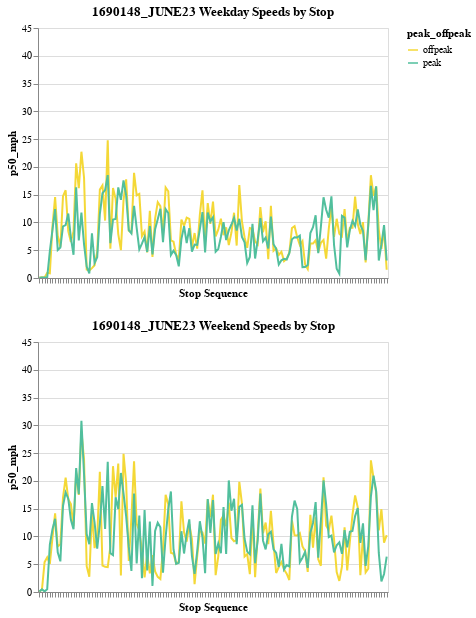

The notebook cell saved with this chart:
### Code cell
chart_by_time_bin(
    test, 
    "p50_mph",
    test_shapes[0]
)

### Figure 1 — Vega-Lite specification as saved in the notebook (floating-point values rounded to 4 significant figures; data arrays with more than 128 entries replaced by an {"elided": "..."} marker saying what was removed)
{"config": {"view": {"continuousWidth": 300, "continuousHeight": 300}}, "vconcat": [{"data": {"name": "data-961ad3a383c7bb3ea6b1ed9c89a2bb25"}, "mark": {"type": "line"}, "encoding": {"color": {"field": "peak_offpeak", "scale": {"range": ["#F4D837", "#51BF9D", "#8CBCCB", "#9487C0"]}, "type": "nominal"}, "tooltip": [{"field": "organization_name", "type": "nominal"}, {"field": "stop_sequence", "type": "quantitative"}, {"field": "stop_id", "type": "nominal"}, {"field": "p50_mph", "type": "quantitative"}], "x": {"axis": {"labels": false}, "field": "stop_sequence", "title": "Stop Sequence", "type": "ordinal"}, "y": {"field": "p50_mph", "scale": {"domain": [0, 45]}, "type": "quantitative"}}, "height": 250, "name": "view_1", "title": "1690148_JUNE23 Weekday Speeds by Stop", "width": 350}, {"data": {"name": "data-e6a9f62ee968e5f6faaf9317d22a4d2a"}, "mark": {"type": "line"}, "encoding": {"color": {"field": "peak_offpeak", "scale": {"range": ["#F4D837", "#51BF9D", "#8CBCCB", "#9487C0"]}, "type": "nominal"}, "tooltip": [{"field": "organization_name", "type": "nominal"}, {"field": "stop_sequence", "type": "quantitative"}, {"field": "stop_id", "type": "nominal"}, {"field": "p50_mph", "type": "quantitative"}], "x": {"axis": {"labels": false}, "field": "stop_sequence", "title": "Stop Sequence", "type": "ordinal"}, "y": {"field": "p50_mph", "scale": {"domain": [0, 45]}, "type": "quantitative"}}, "height": 250, "name": "view_2", "title": "1690148_JUNE23 Weekend Speeds by Stop", "width": 350}], "params": [{"name": "param_1", "select": {"type": "interval", "encodings": ["x", "y"]}, "bind": "scales", "views": ["view_1"]}, {"name": "param_2", "select": {"type": "interval", "encodings": ["x", "y"]}, "bind": "scales", "views": ["view_2"]}], "$schema": "https://vega.github.io/schema/vega-lite/v5.14.1.json", "datasets": {"data-961ad3a383c7bb3ea6b1ed9c89a2bb25": {"elided": "266 records"}, "data-e6a9f62ee968e5f6faaf9317d22a4d2a": {"elided": "266 records"}}}
